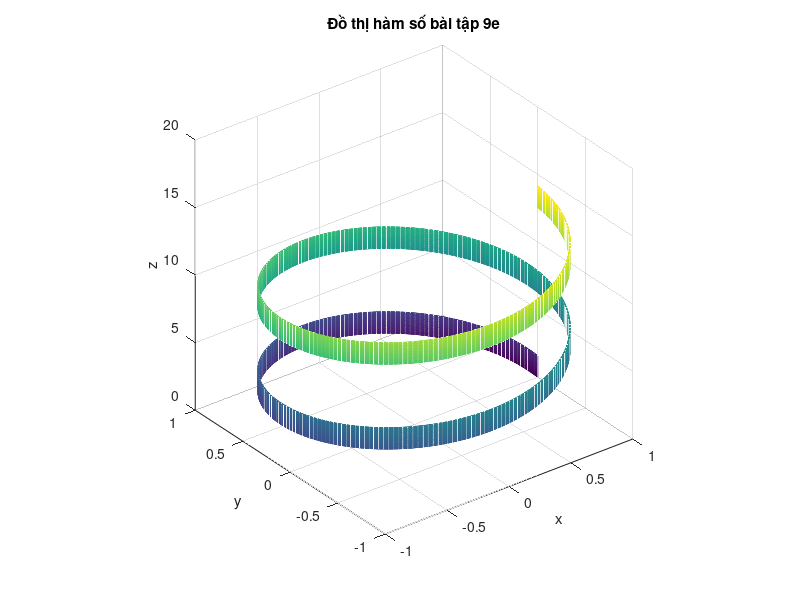

Recreate this plot in MATLAB.
u = 0:pi/100:4*pi;
v = 0:pi/100:2*pi;
[U, V] = meshgrid(u, v);

x = cos(U);
y = sin(U);
z = U + V/4;

figure('Name', 'Bài tập 9e', 'NumberTitle', 'off')
mesh(x, y, z);
xlabel('x');
ylabel('y');
zlabel('z');
axis square;
title('Đồ thị hàm số bài tập 9e');
